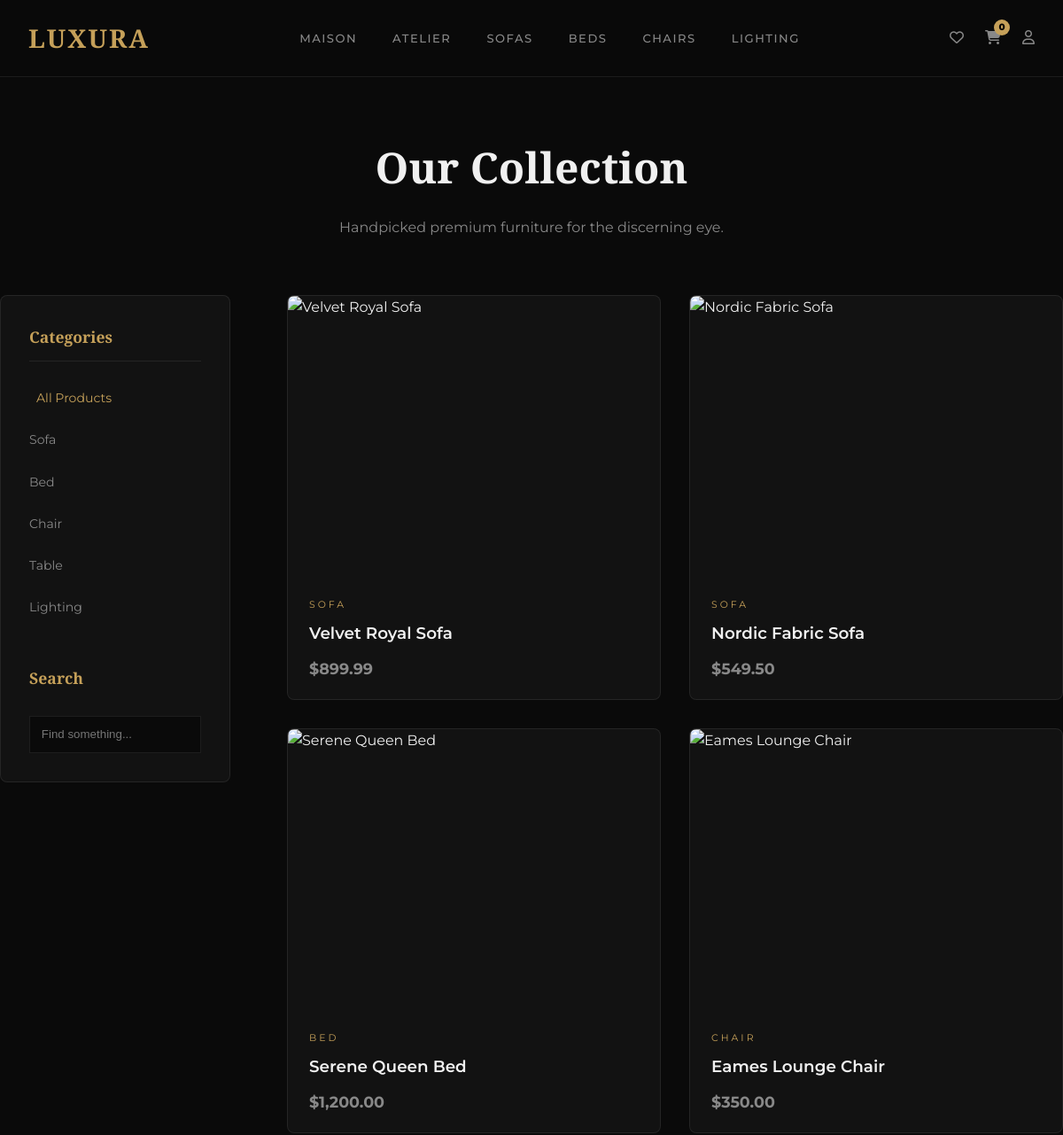
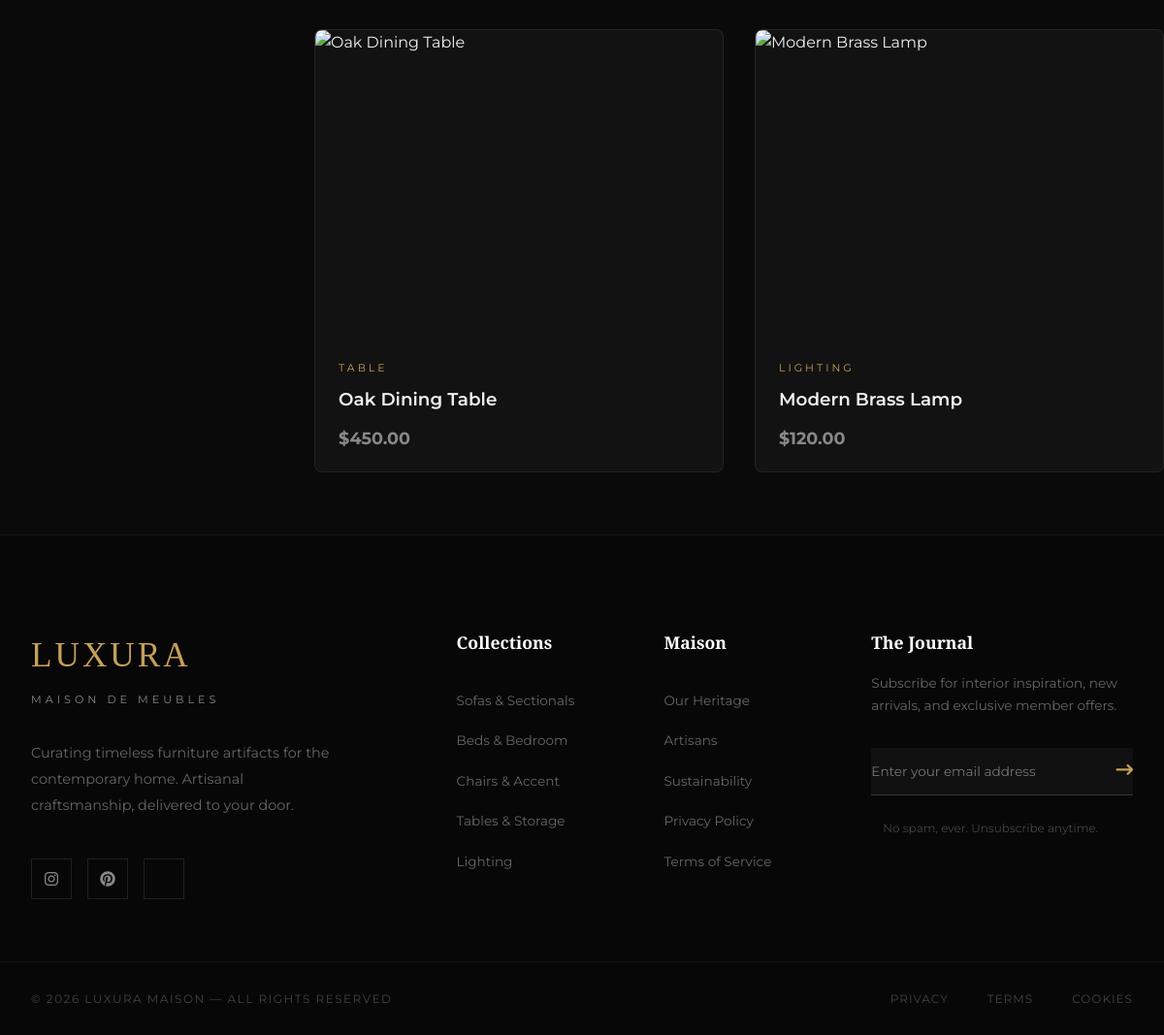
/shop.php (signed in), run on the app's committed database (2 pictures, top to bottom).
### tables this page shows
CREATE TABLE IF NOT EXISTS categories (
    id INT AUTO_INCREMENT PRIMARY KEY,
    name VARCHAR(50) NOT NULL,
    slug VARCHAR(50) UNIQUE NOT NULL
);

CREATE TABLE IF NOT EXISTS products (
    id INT AUTO_INCREMENT PRIMARY KEY,
    category_id INT,
    name VARCHAR(100) NOT NULL,
    description TEXT,
    price DECIMAL(10, 2) NOT NULL,
    image VARCHAR(255),
    stock INT DEFAULT 0,
    is_active TINYINT(1) DEFAULT 1,
    created_at TIMESTAMP DEFAULT CURRENT_TIMESTAMP,
    FOREIGN KEY (category_id) REFERENCES categories(id) ON DELETE SET NULL
);

### shop.php (the view, shortened to what this page needs)
<?php
include 'includes/header.php';
$category_id = isset($_GET['category']) ? (int)$_GET['category'] : 0;
$search = isset($_GET['search']) ? $conn->real_escape_string($_GET['search']) : '';
$query = "SELECT p.*, c.name as cat_name FROM products p JOIN categories c ON p.category_id = c.id WHERE 1=1";
$query .= " ORDER BY p.created_at DESC";
$result = $conn->query($query);
?>
<div class="container" style="padding: 4rem 0;">
    <div style="text-align: center; margin-bottom: 4rem;">
        <h2 style="font-family: 'Playfair Display', serif; font-size: 3rem; margin-bottom: 1rem;">Our Collection</h2>
        <p style="color: var(--text-muted);">Handpicked premium furniture for the discerning eye.</p>
    </div>
    <div class="shop-layout">
        <aside class="sidebar animate-up">
            <h3>Categories</h3>
            <ul class="filter-list">
                <li><a href="shop.php" class="<?php echo $category_id == 0 ? 'active' : ''; ?>">All Products</a></li>
                <?php
                $cats = $conn->query("SELECT * FROM categories");
                while($cat = $cats->fetch_assoc()):
                ?>
                    <li><a href="shop.php?category=<?php echo $cat['id']; ?>" class="<?php echo $category_id == $cat['id'] ? 'active' : ''; ?>"><?php echo $cat['name']; ?></a></li>
                <?php endwhile; ?>
            </ul>
            <div style="margin-top: 3rem;">
                <h3 style="border: none; margin-bottom: 1rem;">Search</h3>
                <form action="" method="GET">
                    <input type="text" name="search" class="form-control" style="width: 100%; padding: 0.8rem; background: var(--bg); border: 1px solid var(--border); color: #fff;" placeholder="Find something..." value="<?php echo $search; ?>">
                </form>
            </div>
        </aside>
        <main>
            <?php if($result->num_rows > 0): ?>
                <div class="product-grid">
                    <?php while($prod = $result->fetch_assoc()): ?>
                        <div class="product-card animate-up">
                            <div class="product-img">
                            </div>
                            <div class="product-info">
                                <span class="product-cat"><?php echo $prod['cat_name']; ?></span>
                                <h3 class="product-name"><?php echo $prod['name']; ?></h3>
                                <p class="product-price"><?php echo CURRENCY . number_format($prod['price'], 2); ?></p>
                            </div>
                        </div>
                    <?php endwhile; ?>
                </div>
            <?php endif; ?>
        </main>
    </div>
</div>
<?php include 'includes/footer.php'; ?>

### assets/css/style.css (style rules this page uses)
*, *::before, *::after { margin:0; padding:0; box-sizing:border-box; }
:root { --bg: #0a0a0a; --surface: #121212; --accent: #1c1c1c; --primary: #c5a059; --primary-hover: #e0b975; --text: #f0f0f0; --text-muted: #888; --border: rgba(255,255,255,0.08); --shadow: 0 20px 60px rgba(0,0,0,0.6); --transition: all 0.3s cubic-bezier(0.4,0,0.2,1); }
body { font-family:'Montserrat',sans-serif; background:var(--bg); color:var(--text); line-height:1.6; overflow-x:hidden; }
a { text-decoration:none; color:inherit; transition:var(--transition); }
ul { list-style:none; }
.container { max-width:1400px; margin:0 auto; padding:0 2rem; }
.shop-layout { display:grid; grid-template-columns:260px 1fr; gap:4rem; }
.sidebar { background:var(--surface); padding:2rem; border-radius:8px; border:1px solid var(--border); position:sticky; top:110px; height:fit-content; }
.sidebar h3 { font-family:'Playfair Display',serif; font-size:1.1rem; color:var(--primary); margin-bottom:1.5rem; padding-bottom:0.75rem; border-bottom:1px solid var(--border); }
.filter-list li { margin-bottom:0.75rem; }
.filter-list a { color:var(--text-muted); font-size:0.88rem; display:block; padding:0.4rem 0; transition:var(--transition); }
.filter-list a:hover, .filter-list a.active { color:var(--primary); padding-left:0.5rem; }
.product-grid { display:grid; grid-template-columns:repeat(auto-fill, minmax(280px,1fr)); gap:2rem; }
.product-card { background:var(--surface); border:1px solid var(--border); border-radius:8px; overflow:hidden; transition:var(--transition); }
.product-img { height:320px; position:relative; overflow:hidden; }
.product-info { padding:1.25rem 1.5rem; }
.product-cat { font-size:0.68rem; text-transform:uppercase; letter-spacing:3px; color:var(--primary); margin-bottom:0.5rem; display:block; }
.product-name { font-size:1.15rem; font-weight:600; margin-bottom:0.75rem; }
.product-price { font-size:1.1rem; font-weight:700; color:var(--text-muted); }
.animate-up { animation: fadeInUp 0.7s ease forwards; }

### data on the page
categories: name "Sofa"
categories: name "Bed"
categories: name "Chair"
categories: name "Table"
categories: name "Lighting"
products: category.name "SOFA", name "Velvet Royal Sofa", price "899.99"
products: category.name "SOFA", name "Nordic Fabric Sofa", price "549.50"
products: category.name "BED", name "Serene Queen Bed", price "1,200.00"
products: category.name "CHAIR", name "Eames Lounge Chair", price "350.00"
products: category.name "TABLE", name "Oak Dining Table", price "450.00"
products: category.name "LIGHTING", name "Modern Brass Lamp", price "120.00"

### other printed values
$cqty "0"
